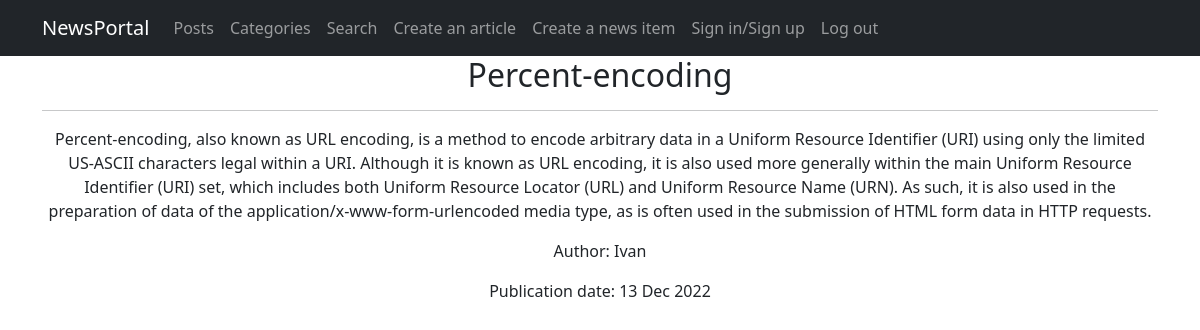
/news_portal/4, run on an earlier commit of the app's database.
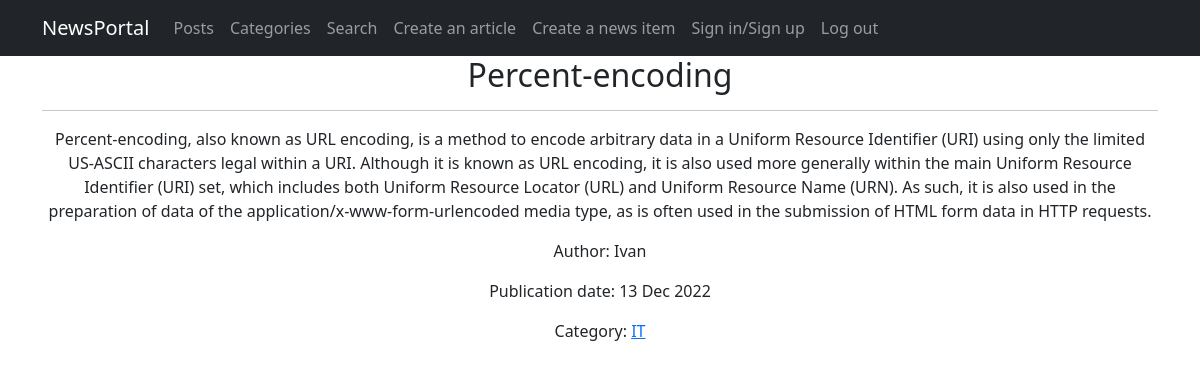
And on a later commit of the database.
### news_portal/models.py (models this page shows, shortened)
class Category(models.Model):
    cat_name = models.CharField(max_length=100, unique=True)
    subscribers = models.ManyToManyField(User, max_length=50, blank=True)
    def get_url(self):
        return reverse('category', args=[self.id])

### news_portal/views.py (the view)
# urls.py: path('<int:pk>', PostDetail.as_view(), name='post_detail'),
class PostDetail(DetailView):
    model = Post
    template_name = 'post.html'
    context_object_name = 'post'

### news_portal/models.py (called while the page is built)
    def __str__(self):
        return self.auth_user.username

### news_portal/templatetags/custom_filters.py (called while the page is built)
@register.filter()
def censor(value):
    censored_words = ['ass', 'bitch', 'cock', 'fuck']
    cen_text = value.split()
    for i in censored_words:
        for words in cen_text:
            if i in words:
                psn_in_text = cen_text.index(words)
                cen_text.remove(words)
                cen_text.insert(psn_in_text, i[0] + '*' * (len(i)-1))
    return " ".join(cen_text)

### templates/post.html (shortened to what this page needs)
{% extends 'fpages/default.html' %}
{% load custom_filters %}!
{% block content %}
<h2> {{ post.post_header|censor }} </h2>
<hr>
    <p> {{ post.post_text|censor }} </p>
    <p> Author: {{ post.post_auth }} </p>
    <p> Publication date: {{ post.post_pub_date|date:'d M Y' }} </p>
    {% for category in post.post_cat.all %}
        <p>Category: <a href="{{ category.get_url }}">  {{ category.cat_name }} </a></p>
    {% endfor %}
{% endblock content %}

What changed in the data, as far as the page shows it:
now on this page (row edited): Category: cat_name "IT"
